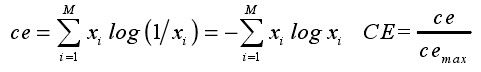
#> input picture img/color_entropy.jpg, 481 x 72 px; its folder holds only this picture in this run
$ python -i data_augmentation.py   (imports and definitions only)
#> lines starting #> are read from the running program, lines starting #| are printed output that depends on the picture
#> further down, picture is the input picture: PIL image 481x72 RGB; min 0, max 255, mean 242.2
# -*- coding:utf-
import threading, os, time
import tarfile

from matplotlib import gridspec
import matplotlib.pyplot as plt
import numpy as np
from PIL import Image, ImageEnhance, ImageOps, ImageFile, ImageChops
import tempfile
from six.moves import urllib

import tensorflow as tf
import random
import cv2
import shutil

import random
import logging
import math

class DataAugmentation:
    """
    包含数据增强的6种方式
    """

    def __init__(self):
        pass

    @staticmethod
    def openImage(image):
        return Image.open(image, mode="r")

    # [57 lines left out: functions randomFlip, randomShift, randomRotation, randomCrop, not called in this run]

    @staticmethod
    def randomColor(image):
        """
        对图像进行颜色抖动
        :param image: PIL的图像image
        :return: 有颜色色差的图像image
        """
        # random_factor = np.random.randint(0, 31) / 10.  # 随机因子
        random_factor = np.random.randint(0, 15) / 10.
        color_image = ImageEnhance.Color(image).enhance(random_factor)  # 调整图像的饱和度
        #random_factor = np.random.randint(10, 21) / 10.  # 随机因子
        random_factor = np.random.randint(10, 12) / 10.  # 随机因子
        brightness_image = ImageEnhance.Brightness(color_image).enhance(random_factor)  # 调整图像的亮度
        #random_factor = np.random.randint(10, 21) / 10.  # 随机因子
        random_factor = np.random.randint(10, 12) / 10.  # 随机因1子
        contrast_image = ImageEnhance.Contrast(brightness_image).enhance(random_factor)  # 调整图像对比度
        # random_factor = np.random.randint(0, 31) / 10.  # 随机因子
        random_factor = np.random.randint(0, 15) / 10.
        return ImageEnhance.Sharpness(contrast_image).enhance(random_factor)  # 调整图像锐度
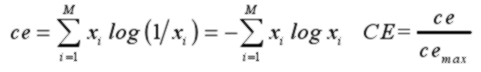
#> returned value: PIL image 481x72 RGB; min 0, max 255, mean 242.5

    # [39 lines left out: functions randomGaussian, saveImage, not called in this run]
#         except:
#             print('not save img: ', path)
#             pass


times = 5  #重复次数
imgs_dir = './sample/'
result_dir = './sample_au/'
# [1 line that did not run here, left out]
funcMap = {"flip": DataAugmentation.randomFlip,
           "shift": DataAugmentation.randomShift,
            "rotation": DataAugmentation.randomRotation,
            "crop": DataAugmentation.randomCrop,
            "color": DataAugmentation.randomColor,
            "gaussian": DataAugmentation.randomGaussian
            }
# funcLists = {"flip", "shift", "rotation", "crop", "color", "gaussian"}
funcLists = {"flip", "shift","color", "gaussian"}

# [15 lines not run here, left out]

>>> from PIL import Image
>>> picture = Image.open('../img/color_entropy.jpg')
>>> result = DataAugmentation().randomColor(picture)

$ run again, on img/color_metric.jpg
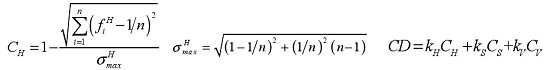
#> input picture img/color_metric.jpg, 548 x 70 px
#> picture is the input picture: PIL image 548x70 RGB; min 0, max 255, mean 244.3
#> in randomColor, `return ImageEnhance.Sharpness(contrast_image).enhance(random_factor)`:
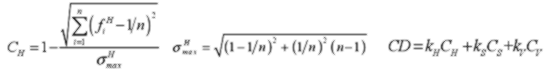
#> returned value: PIL image 548x70 RGB; min 35, max 255, mean 244.7

$ run again, on img/energy.jpg
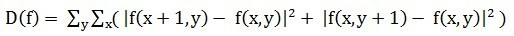
#> input picture img/energy.jpg, 514 x 36 px
#> picture is the input picture: PIL image 514x36 RGB; mean R, G, B 235.5, 236.3, 234.7
#> in randomColor, `return ImageEnhance.Sharpness(contrast_image).enhance(random_factor)`:
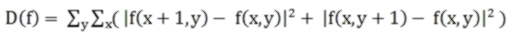
#> returned value: PIL image 514x36 RGB; mean R, G, B 237.6, 237.8, 237.5
